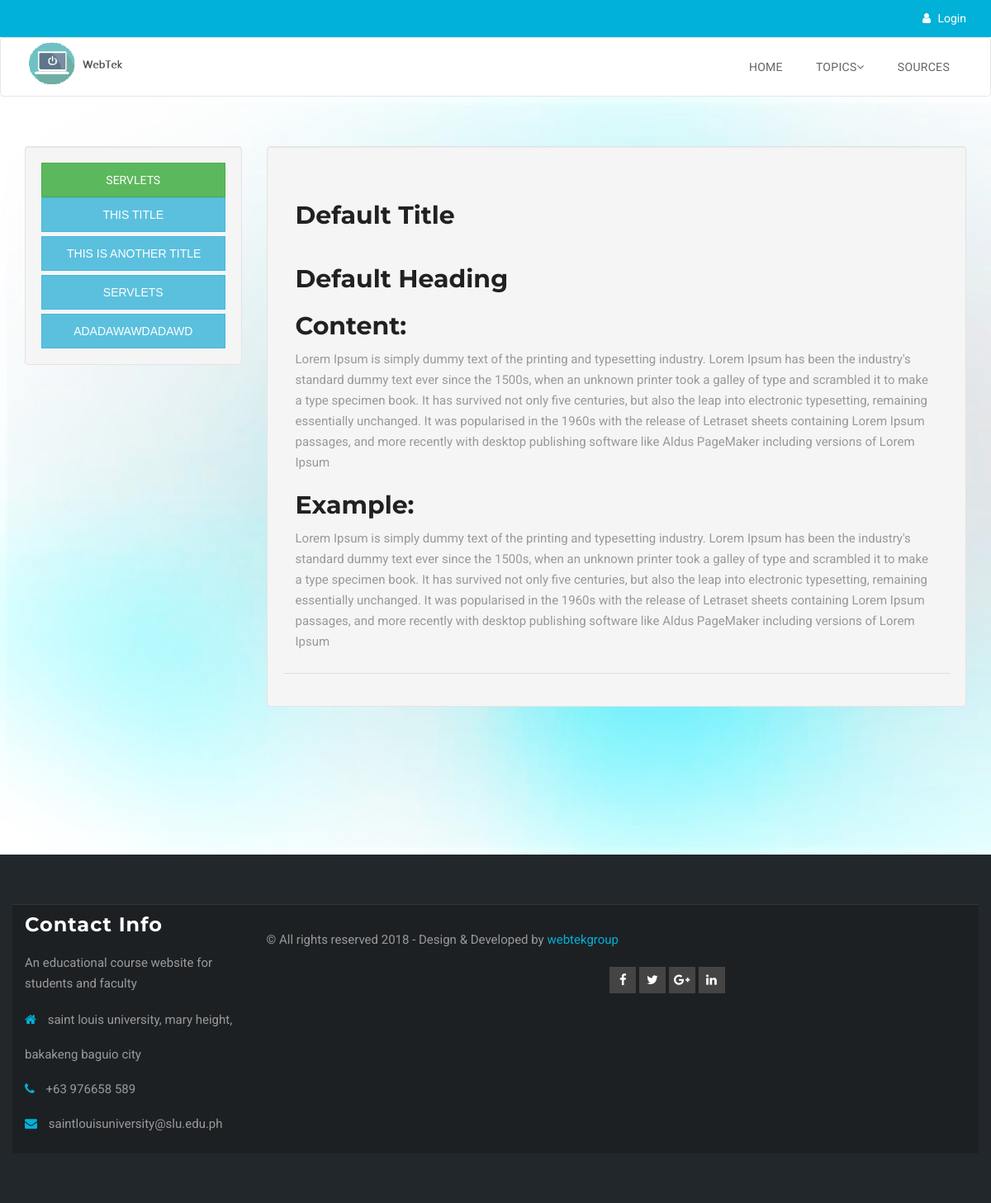
The page /index.php/welcome/loadServlets on the database its author committed.
### tables this page shows
CREATE TABLE IF NOT EXISTS `content` (
  `contentID` int(10) NOT NULL AUTO_INCREMENT,
  `topic` varchar(50) DEFAULT NULL,
  `title` text,
  `heading` text,
  `body` text,
  `sample` text,
  `instructor` int(10) NOT NULL,
  PRIMARY KEY (`contentID`),
  KEY `content_pusher` (`instructor`)
);

### application/controllers/Welcome.php (called while the page is built, shortened)
<?php
class Welcome extends CI_Controller {
	public function __construct()
	{
		$this->load->helper('url');
		$this->load->library('session');
		$this->load->model('session_model');
		$this->load->model('user_model');
		$this->load->helper('form');
		$this->load->library('form_validation');
	}
	public function loadServlets()
	{
		$data['session'] = $this->session_model->sessionCheck();
		$topicName = "servlets";
		$data['servlets'] = $this->user_model->getTopicLessons($topicName);
		$this->load->view('fragments/head.php');
		$this->load->view('fragments/header.php',$data);
		$this->load->view('fragments/scripts.php');
		$this->load->view('servletsMainPage.php');
		$this->load->view('fragments/footer.php');
	}
}

### index.php (called while the page is built, shortened)
<?php
require_once BASEPATH.'core/CodeIgniter.php';

### application/models/User_model.php (called while the page is built, shortened)
<?php
	class User_model extends CI_model
	{
		public function getTopicLessons($topic){
			$this->db->select('*');
			$this->db->from('content');
			$this->db->where('topic', $topic);
			$query = $this->db->get();
			return $query->result_array();
		}
	}
?>

### application/views/servletsMainPage.php (the view, shortened to what this page needs)
<section class="activity-area section">
    <div class="container">
        <div class="row">
 		<div class="col-lg-3">
 			<div class="well">
 				<a class="btn btn-block btn-success" href="<?php echo base_url('welcome/setServletLessonID') ?>">Servlets</a>
		<form method="POST" action="<?php echo base_url('welcome/setServletLessonID') ?>">
			<?php
				foreach ($servlets as $servlet) {
			?>
				<button type="submit" name="topicContent" value="<?php echo $servlet['contentID'] ?>" class="btn btn-block btn-info topicContent"><?php echo $servlet['title'] ?></button>
			<?php
				}
			?>
		</form>
 			</div>
 		</div>
 		<div class="col-lg-9">
 			<div class="panel form-horizontal well">
           <div class="panel-body">
           	<?php
           		if ($lessonData) {
           	?>
           		<h1><?php echo $lessonData['title'] ?></h1>
           		<h2><?php echo $lessonData['heading'] ?></h2>
           		<h3>Content:</h3>
           		<p><?php echo $lessonData['body'] ?></p>
           		<h3>Example:</h3>
           		<p><?php echo $lessonData['sample'] ?></p>
           	<?php
           		}else{
           	?>
           	<h1>Default Title</h1>
           	<h2>Default Heading</h2>
			<h3>Content:</h3>
           	<p>Lorem Ipsum is simply dummy text of the printing and typesetting industry. Lorem Ipsum has been the industry's standard dummy text ever since the 1500s, when an unknown printer took a galley of type and scrambled it to make a type specimen book. It has survived not only five centuries, but also the leap into electronic typesetting, remaining essentially unchanged. It was popularised in the 1960s with the release of Letraset sheets containing Lorem Ipsum passages, and more recently with desktop publishing software like Aldus PageMaker including versions of Lorem Ipsum</p>
           	<h3>Example:</h3>
           	<p>Lorem Ipsum is simply dummy text of the printing and typesetting industry. Lorem Ipsum has been the industry's standard dummy text ever since the 1500s, when an unknown printer took a galley of type and scrambled it to make a type specimen book. It has survived not only five centuries, but also the leap into electronic typesetting, remaining essentially unchanged. It was popularised in the 1960s with the release of Letraset sheets containing Lorem Ipsum passages, and more recently with desktop publishing software like Aldus PageMaker including versions of Lorem Ipsum</p>
           	<?php
            	}
           	?>
           </div>
           <div class="panel-footer">
           </div>
         	</div>
 		</div>
 	</div>
    </div>
</section>

### public/assets/css/main.css (style rules this page uses)
body { font-size: 15px; font-family: 'Roboto', sans-serif; font-weight: 400; color: #999999; margin: 0; line-height: 25px; background: #fff; -webkit-box-sizing: box-sizing; -moz-box-sizing: box-sizing; box-sizing: box-sizing; }
h1, h2, h3, h4, h5, h6 { font-weight: 700; color: #212121; font-family: 'Montserrat', sans-serif; font-size: 30px; margin: 0; padding: 12px 0; }
p { font-size: 15px; font-weight: 400; }
a { color: #436eee; -webkit-transition: all 0.2s linear; -moz-transition: all 0.2s linear; -o-transition: all 0.2s linear; transition: all 0.2s linear; }
.btn, button { padding: 10px 30px; border-radius: 0px; font-weight: 400; color: #fff; font-size: 14px; -webkit-transition: all 0.3s linear; -moz-transition: all 0.3s linear; -o-transition: all 0.3s linear; transition: all 0.3s linear; overflow: hidden; text-transform: uppercase; }
.section { padding: 80px 0; }
.activity-area { background: url(../img/background/bg.jpg) #eeeeee; background-size: cover; padding: 60px 0 164px; }
.panel { margin-bottom: 15px; }

### public/assets/css/colors/sky.css (style rules this page uses)
a { color: #01b1d7; }

### rows shown on the page
content: $servlet['contentID'] 1 (drawn), title "THIS TITLE"
content: $servlet['contentID'] 2 (drawn), title "THIS IS ANOTHER TITLE"
content: $servlet['contentID'] 3 (drawn), title "SERVLETS"
content: $servlet['contentID'] 4 (drawn), title "ADADAWAWDADAWD"
